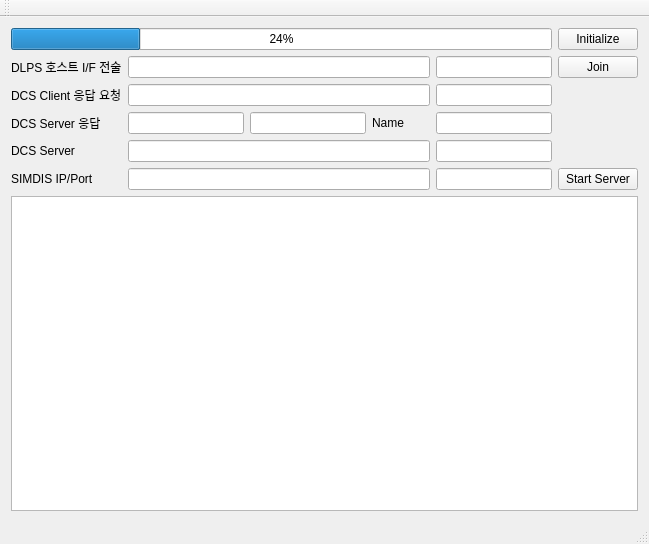
<?xml version="1.0" encoding="UTF-8"?>
<ui version="4.0">
 <class>SIMDISTestClass</class>
 <widget class="QMainWindow" name="SIMDISTestClass">
  <property name="geometry">
   <rect>
    <x>0</x>
    <y>0</y>
    <width>649</width>
    <height>544</height>
   </rect>
  </property>
  <property name="windowTitle">
   <string>DlgMainWindow</string>
  </property>
  <widget class="QWidget" name="centralWidget">
   <layout class="QGridLayout" name="gridLayout_2">
    <item row="3" column="0">
     <widget class="QTextEdit" name="edtLog"/>
    </item>
    <item row="0" column="0">
     <layout class="QHBoxLayout" name="horizontalLayout">
      <item>
       <widget class="QProgressBar" name="progressBar">
        <property name="value">
         <number>24</number>
        </property>
       </widget>
      </item>
      <item>
       <widget class="QPushButton" name="btnInitialize">
        <property name="text">
         <string>Initialize</string>
        </property>
       </widget>
      </item>
     </layout>
    </item>
    <item row="1" column="0">
     <layout class="QGridLayout" name="gridLayout">
      <item row="2" column="3" colspan="2">
       <widget class="QLineEdit" name="edtServerResponsePort"/>
      </item>
      <item row="0" column="8">
       <widget class="QPushButton" name="btnJoinLeaveHP">
        <property name="text">
         <string>Join</string>
        </property>
       </widget>
      </item>
      <item row="1" column="0">
       <widget class="QLabel" name="label_2">
        <property name="text">
         <string>DCS Client 응답 요청</string>
        </property>
       </widget>
      </item>
      <item row="3" column="0">
       <widget class="QLabel" name="label_4">
        <property name="text">
         <string>DCS Server</string>
        </property>
       </widget>
      </item>
      <item row="2" column="0">
       <widget class="QLabel" name="label_3">
        <property name="text">
         <string>DCS Server 응답</string>
        </property>
       </widget>
      </item>
      <item row="2" column="1" colspan="2">
       <widget class="QLineEdit" name="edtServerResponseIP"/>
      </item>
      <item row="0" column="0">
       <widget class="QLabel" name="label">
        <property name="text">
         <string>DLPS 호스트 I/F 전술</string>
        </property>
       </widget>
      </item>
      <item row="1" column="1" colspan="5">
       <widget class="QLineEdit" name="edtClientRequestIP"/>
      </item>
      <item row="2" column="5">
       <widget class="QLabel" name="label_5">
        <property name="text">
         <string>Name</string>
        </property>
       </widget>
      </item>
      <item row="3" column="1" colspan="5">
       <widget class="QLineEdit" name="edtServerIP"/>
      </item>
      <item row="0" column="1" colspan="5">
       <widget class="QLineEdit" name="edtHPIP"/>
      </item>
      <item row="3" column="6" colspan="2">
       <widget class="QLineEdit" name="edtServerPort"/>
      </item>
      <item row="1" column="6" colspan="2">
       <widget class="QLineEdit" name="edtClientRequestPort"/>
      </item>
      <item row="0" column="6" colspan="2">
       <widget class="QLineEdit" name="edtHPPort"/>
      </item>
      <item row="2" column="6" colspan="2">
       <widget class="QLineEdit" name="edtServerName"/>
      </item>
      <item row="4" column="0">
       <widget class="QLabel" name="label_6">
        <property name="text">
         <string>SIMDIS IP/Port</string>
        </property>
       </widget>
      </item>
      <item row="4" column="8">
       <widget class="QPushButton" name="btnStartStopServer">
        <property name="text">
         <string>Start Server</string>
        </property>
       </widget>
      </item>
      <item row="4" column="1" colspan="5">
       <widget class="QLineEdit" name="edtSIMDISIP"/>
      </item>
      <item row="4" column="6" colspan="2">
       <widget class="QLineEdit" name="edtSIMDISPort"/>
      </item>
     </layout>
    </item>
   </layout>
  </widget>
  <widget class="QMenuBar" name="menuBar">
   <property name="geometry">
    <rect>
     <x>0</x>
     <y>0</y>
     <width>649</width>
     <height>21</height>
    </rect>
   </property>
  </widget>
  <widget class="QToolBar" name="mainToolBar">
   <attribute name="toolBarArea">
    <enum>TopToolBarArea</enum>
   </attribute>
   <attribute name="toolBarBreak">
    <bool>false</bool>
   </attribute>
  </widget>
  <widget class="QStatusBar" name="statusBar"/>
 </widget>
 <layoutdefault spacing="6" margin="11"/>
 <tabstops>
  <tabstop>btnInitialize</tabstop>
  <tabstop>edtHPIP</tabstop>
  <tabstop>btnJoinLeaveHP</tabstop>
  <tabstop>edtClientRequestIP</tabstop>
  <tabstop>edtServerResponseIP</tabstop>
  <tabstop>edtServerIP</tabstop>
  <tabstop>edtLog</tabstop>
 </tabstops>
 <resources>
  <include location="SIMDISTest.qrc"/>
 </resources>
 <connections/>
</ui>
